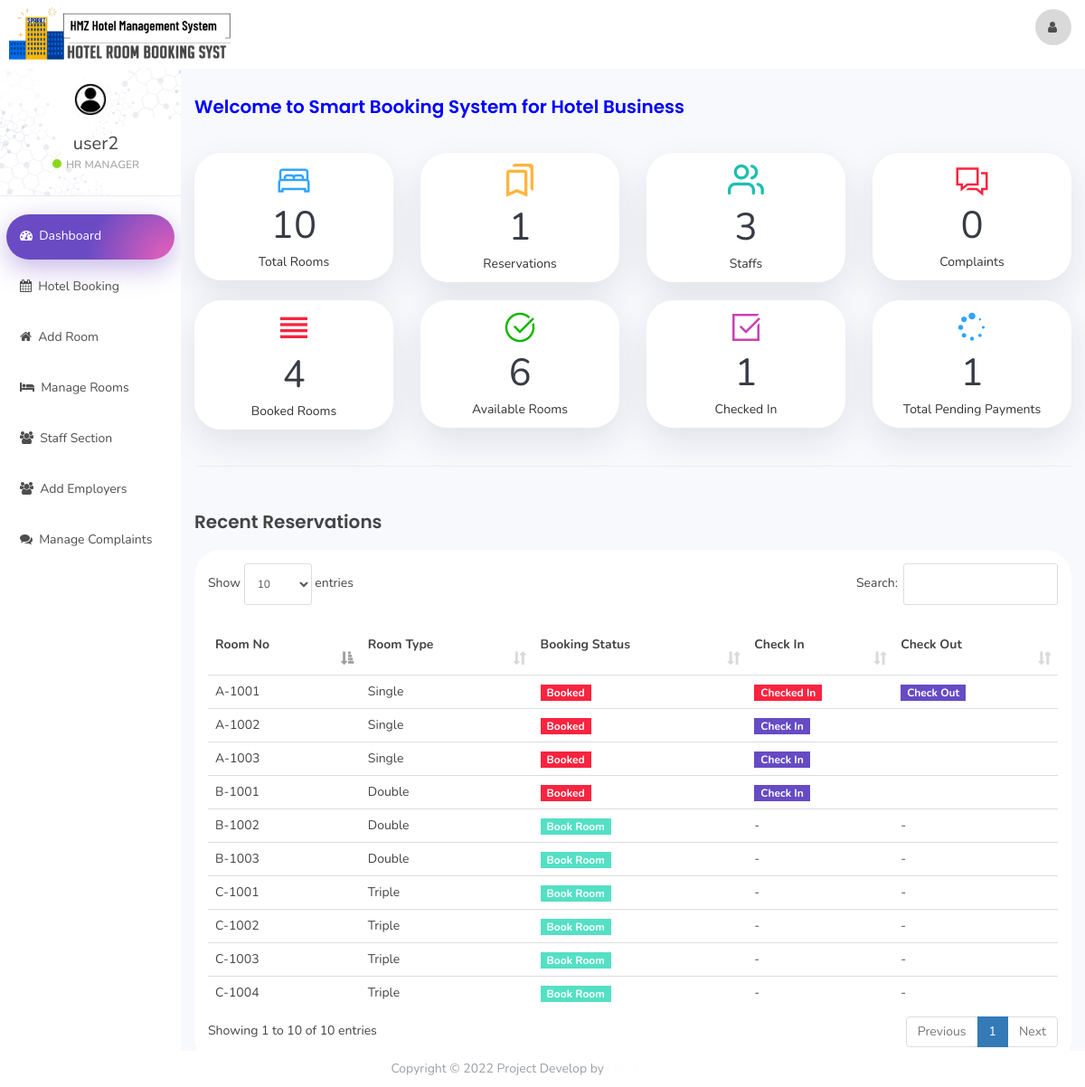
/index.php?dashboard (signed in), run on the app's committed database.
### tables this page shows
CREATE TABLE `user` (
  `id` int(11) NOT NULL,
  `name` varchar(100) NOT NULL,
  `username` varchar(50) NOT NULL,
  `email` varchar(100) NOT NULL,
  `password` varchar(100) NOT NULL,
  `created_at` timestamp NOT NULL DEFAULT current_timestamp()
);

CREATE TABLE `room` (
  `room_id` int(10) NOT NULL,
  `room_type_id` int(10) NOT NULL,
  `room_no` varchar(10) NOT NULL,
  `status` tinyint(1) DEFAULT NULL,
  `check_in_status` tinyint(1) NOT NULL,
  `check_out_status` tinyint(1) NOT NULL,
  `deleteStatus` tinyint(1) DEFAULT 0
);

CREATE TABLE `room_type` (
  `room_type_id` int(10) NOT NULL,
  `room_type` varchar(100) NOT NULL,
  `price` int(10) NOT NULL,
  `max_person` int(10) NOT NULL
);

### dashboard.php (the view, shortened to what this page needs)
<body>
	<div class="col-sm-9 col-sm-offset-3 col-lg-10 col-lg-offset-2 main">
		<div class="row">
			<ol class="breadcrumb">
			<h1><marquee behavior=alternate direction="right" width="850"  scrollamount="2"><span style="color: blue">Welcome to Smart Booking System for Hotel Business</span></marquee></h1>
			</ol>
		</div>
		<div class=" panel-container">
			<div class="row">
				<div class="col-xs-6 col-md-3 col-lg-3 ">
					<div class="panel panel-teal panel-widget">
						<div class="row no-padding"><em class="icon-line-awesome-bed fs-1 color-blue"></em>
							<div class="large"><?php include 'actions/room-count.php'?></div>
							<div class="">Total Rooms</div>
						</div>
					</div>
				</div>
				<div class="col-xs-6 col-md-3 col-lg-3">
					<div class="panel panel-blue panel-widget">
						<div class="row no-padding"><em class="icon-material-outline-bookmarks fs-1 color-orange"></em>
							<div class="large"><?php include 'actions/reserve-count.php'?></div>
							<div class="">Reservations</div>
						</div>
					</div>
				</div>
				<div class="col-xs-6 col-md-3 col-lg-3">
					<div class="panel panel-orange panel-widget">
						<div class="row no-padding"><em class="icon-feather-users fs-1 color-teal"></em>
							<div class="large"><?php include 'actions/staff-count.php'?></div>
							<div class="">Staffs</div>
						</div>
					</div>
				</div>
				<div class="col-xs-6 col-md-3 col-lg-3">
					<div class="panel panel-red panel-widget">
						<div class="row no-padding"><em class="icon-line-awesome-comments-o fs-1 color-red"></em>
							<div class="large"><?php include 'actions/complaints-count.php'?></div>
							<div class="">Complaints</div>
						</div>
					</div>
				</div>
			</div>
			<div class="row">
				<div class="col-xs-6 col-md-3 col-lg-3">
					<div class="panel panel-teal panel-widget">
						<div class="row no-padding"><em class="icon-material-outline-reorder fs-1 color-red"></em>
							<div class="large"><?php include 'actions/bookedroom-count.php'?></div>
							<div class="">Booked Rooms</div>
						</div>
					</div>
				</div>
				<div class="col-xs-6 col-md-3 col-lg-3">
					<div class="panel panel-blue panel-widget">
						<div class="row no-padding"><em class="icon-line-awesome-check-circle fs-1 color-green"></em>
							<div class="large"><?php include 'actions/avrooms-count.php'?></div>
							<div class="">Available Rooms</div>
						</div>
					</div>
				</div>
				<div class="col-xs-6 col-md-3 col-lg-3">
					<div class="panel panel-orange panel-widget">
						<div class="row no-padding"><em class="icon-line-awesome-check-square-o fs-1 color-magg"></em>
							<div class="large"><?php include 'actions/checkedin-count.php'?></div>
							<div class="">Checked In</div>
						</div>
					</div>
				</div>
				<div class="col-xs-6 col-md-3 col-lg-3">
					<div class="panel panel-red panel-widget">
						<div class="row no-padding"><em class="icon-line-awesome-spinner fs-1 color-blue"></em>
							<div class="large"><?php include 'actions/pendingpay-count.php'?></div>
							<div class="">Total Pending Payments</div>
						</div>
					</div>
				</div>
			</div>
<hr>
<div class="row">
        <ol class="breadcrumb">
            <li class="active"> <h1>Recent Reservations</h1></li>
        </ol>
    </div>
     <div class="row">
        <div class="col-lg-12">
            <div class="panel panel-default">
                <div class="panel-body">
                    <table class="table table-responsive" cellspacing="0" width="100%"
                           id="rooms">
                        <thead>
                        <tr>
                            <th>Room No</th>
                            <th>Room Type</th>
                            <th>Booking Status</th>
                            <th>Check In</th>
                            <th>Check Out</th>
                        </tr>
                        </thead>
                        <tbody>
                        <?php
                        $room_query = "SELECT * FROM room NATURAL JOIN room_type WHERE deleteStatus = 0";
                        $rooms_result = mysqli_query($connection, $room_query);
                        if (mysqli_num_rows($rooms_result) > 0) {
                            while ($rooms = mysqli_fetch_assoc($rooms_result)) { ?>
                                <tr>
                                    <td><?php echo $rooms['room_no'] ?></td>
                                    <td><?php echo $rooms['room_type'] ?></td>
                                    <td>
                                        <?php
                                        if ($rooms['status'] == 0) {
                                            echo '<a href="index.php?reservation&room_id=' . $rooms['room_id'] . '&room_type_id=' . $rooms['room_type_id'] . '" class=" btn-success badge" style="border-radius:0%">Book Room</a>';
                                        } else {
                                            echo '<a href="#" class="badge btn-danger" style="border-radius:0%">Booked</a>';
                                        }
                                        ?>
                                    <td>
                                        <?php
                                        if ($rooms['status'] == 1 && $rooms['check_in_status'] == 0) {
                                            echo '<button class="badge btn-warning" id="checkInRoom"  data-id="' . $rooms['room_id'] . '" data-toggle="modal" style="border-radius:0%" data-target="#checkIn">Check In</button>';
                                        } elseif ($rooms['status'] == 0) {
                                            echo '-';
                                        } else {
                                            echo '<a href="#" class="badge btn-danger" style="border-radius:0%">Checked In</a>';
                                        }
                                        ?>
                                    </td>
                                    <td>
                                        <?php
                                        if ($rooms['status'] == 1 && $rooms['check_in_status'] == 1) {
                                            echo '<button class="badge btn-primary" style="border-radius:0%" id="checkOutRoom" data-id="' . $rooms['room_id'] . '">Check Out</button>';
                                        } elseif ($rooms['status'] == 0) {
                                            echo '-';
                                        }
                                        ?>
                                    </td>
                                </tr>
                            <?php }
                        } else {
                            echo "No Rooms";
                        }
                        ?>
                        </tbody>
                    </table>
                </div>
            </div>
        </div>
    </div>
		</div>
	</div>
</body>
</html>

### includes/header.php (shortened to what this page needs)
<!DOCTYPE html>
<html>
<head>
    <link href="assets/css/bootstrap.min.css" rel="stylesheet">
    <link href="assets/css/font-awesome.min.css" rel="stylesheet">
    <link href="assets/css/datepicker3.css" rel="stylesheet">
    <link href="assets/css/dataTables.bootstrap.min.css" rel="stylesheet">
    <link href="assets/css/styles.css" rel="stylesheet">
    <link href="assets/css/icons.css" rel="stylesheet">
</head>
<body>
<nav class="navbar navbar-custom navbar-fixed-top bg-info" role="navigation">
    <div class="container-fluid">
        <div class="navbar-header">
            <a class="navbar-brand" href="index.php?dashboard"><img src="assets/img/logo.png" width="250px"></a>
            <ul class="nav navbar-top-links navbar-right">
                <li class="dropdown"><a class="dropdown-toggle count-info" data-toggle="dropdown" href="#">
                        <em class="fa fa-user"></em>
                    </a>
                </li>
            </ul>
        </div>
    </div>
</nav>

### includes/sidebar.php (shortened to what this page needs)
<div id="sidebar-collapse" class="col-sm-3 col-lg-2 sidebar">
    <div class="profile-sidebar">
        <div class="profile-userpic">
            <img src="assets/img/user.jpeg" class="img-responsive" alt="">
        </div>
        <div class="profile-usertitle">
            <div class="profile-usertitle-name"><?php echo $user['name'];?></div>
            <div class="profile-usertitle-status"><span class="indicator label-success"></span>HR Manager</div>
        </div>
    </div>
    <ul class="nav menu">
    <?php
        if (isset($_GET['dashboard'])){ ?>
            <li class="active">
                <a href="index.php?dashboard"><em class="fa fa-dashboard">&nbsp;</em>
                    Dashboard
                </a>
            </li>
        <?php }
        if (isset($_GET['reservation'])){ ?>
            <li class="active">
            <a href="index.php?reservation"><em class="fa fa-calendar">&nbsp;</em>
                    Hotel Booking
                </a>
            </li>
        <?php } else{?>
            <li>
            <a href="index.php?reservation"><em class="fa fa-calendar">&nbsp;</em>
                    Hotel Booking
                </a>
            </li>
	<?php }
        if (isset($_GET['addRoom'])){ ?>
            <li class="active">
                <a data-toggle="modal" data-target="#addRoom"><em class="fa fa-home">&nbsp;</em>
                    Add Room
                </a>
            </li>
        <?php } else{?>
            <li>
            <a data-toggle="modal" data-target="#addRoom"><em class="fa fa-home">&nbsp;</em>
					Add Room
                </a>
            </li>
        <?php }
        if (isset($_GET['room_mang'])){ ?>
            <li class="active">
                <a href="index.php?room_mang"><em class="fa fa-bed">&nbsp;</em>
                    Manage Rooms
                </a>
            </li>
        <?php } else{?>
            <li>
            <a href="index.php?room_mang"><em class="fa fa-bed">&nbsp;</em>
                    Manage Rooms
                </a>
            </li>
        <?php }
        if (isset($_GET['staff_mang'])){ ?>
            <li class="active">
                <a href="index.php?staff_mang"><em class="fa fa-users">&nbsp;</em>
                    Staff Section
                </a>
            </li>
        <?php } else{?>
            <li>
                <a href="index.php?staff_mang"><em class="fa fa-users">&nbsp;</em>
                    Staff Section
                </a>
            </li>
		<?php }
		if (isset($_GET['add_emp'])){ ?>
            <li class="active">
                <a href="index.php?add_emp"><em class="fa fa-users">&nbsp;</em>
                   Add Employers
                </a>
            </li>
        <?php } else{?>
            <li>
                <a href="index.php?add_emp"><em class="fa fa-users">&nbsp;</em>
                    Add Employers
                </a>
            </li>
        <?php }
        if (isset($_GET['complain'])){ ?>
            <li class="active">
                <a href="index.php?complain"><em class="fa fa-comments">&nbsp;</em>
                    Manage Complaints
                </a>
            </li>
        <?php } else{?>
            <li>
                <a href="index.php?complain"><em class="fa fa-comments">&nbsp;</em>
                    Manage Complaints
                </a>
            </li>
        <?php }
        ?>
    </ul>
</div>

### index.php (shortened to what this page needs)
<?php
include_once "db.php";
if (isset($_SESSION['user_id'])){
    $user_id = $_SESSION['user_id'];
    $userQuery = "SELECT * FROM user WHERE id = '$user_id'";
    $result = mysqli_query($connection, $userQuery);
    $user = mysqli_fetch_assoc($result);
}else{
    header('Location:login.php');
}
include_once "includes/header.php";
include_once "includes/sidebar.php";
if (isset($_GET['room_mang'])){
    include_once "room_mang.php";
}
elseif (isset($_GET['dashboard'])){
    include_once "dashboard.php";
}
elseif (isset($_GET['reservation'])){
    include_once "reservation.php";
}
elseif (isset($_GET['staff_mang'])){
    include_once "staff_mang.php";
}
elseif (isset($_GET['add_emp'])){
    include_once "add_emp.php";
}
elseif (isset($_GET['complain'])){
    include_once "complain.php";
}
elseif (isset($_GET['statistics'])){
    include_once "statistics.php";
}
elseif (isset($_GET['emp_history'])){
    include_once "emp_history.php";
}
else{
    include_once "room_mang.php";
}
include_once "includes/footer.php";

### actions/room-count.php
<?php
    include './db_connect.php';
    $sql = "SELECT * FROM room WHERE deleteStatus = '0'";
    $query = $connection->query($sql);
    echo "$query->num_rows";
?>

### actions/reserve-count.php
<?php
    include './db_connect.php';
    $sql = "SELECT * FROM booking";
    $query = $connection->query($sql);
    echo "$query->num_rows";
?>

### actions/staff-count.php
<?php
    include './db_connect.php';
    $sql = "SELECT * FROM staff";
    $query = $connection->query($sql);
    echo "$query->num_rows";
?>

### actions/complaints-count.php
<?php
    include './db_connect.php';
    $sql = "SELECT * FROM complaint";
    $query = $connection->query($sql);
    echo "$query->num_rows";
?>

### actions/bookedroom-count.php
<?php
    include './db_connect.php';
    $sql = "SELECT * FROM room WHERE status = '1'";
    $query = $connection->query($sql);
    echo "$query->num_rows";
?>

### actions/avrooms-count.php
<?php
    include './db_connect.php';
    $sql = "SELECT * FROM room WHERE status IS NULL AND deleteStatus = '0'";
    $query = $connection->query($sql);
    echo "$query->num_rows";
?>

### actions/checkedin-count.php
<?php
    include './db_connect.php';
    $sql = "SELECT * FROM room WHERE check_in_status = '1'";
    $query = $connection->query($sql);
    echo "$query->num_rows";
?>

### actions/pendingpay-count.php
<?php
    include './db_connect.php';
    $sql = "SELECT * FROM booking WHERE payment_status = '0'";
    $query = $connection->query($sql);
    echo "$query->num_rows";
?>

### includes/footer.php (shortened to what this page needs)
</body>
</html>

### data on the page
user: name "user2"
room: room_no "A-1001", room_type.room_type "Single", status "Booked"
room: room_no "A-1002", room_type.room_type "Single", status "Booked"
room: room_no "A-1003", room_type.room_type "Single", status "Booked"
room: room_no "B-1001", room_type.room_type "Double", status "Booked"
room: room_no "B-1002", room_type.room_type "Double"
room: room_no "B-1003", room_type.room_type "Double"
room: room_no "C-1001", room_type.room_type "Triple"
room: room_no "C-1003", room_type.room_type "Triple"
room: room_no "C-1002", room_type.room_type "Triple"
room: room_no "C-1004", room_type.room_type "Triple"

### other printed values
$query->num_rows "10"
$query->num_rows "1"
$query->num_rows "3"
$query->num_rows "0"
$query->num_rows "4"
$query->num_rows "6"
